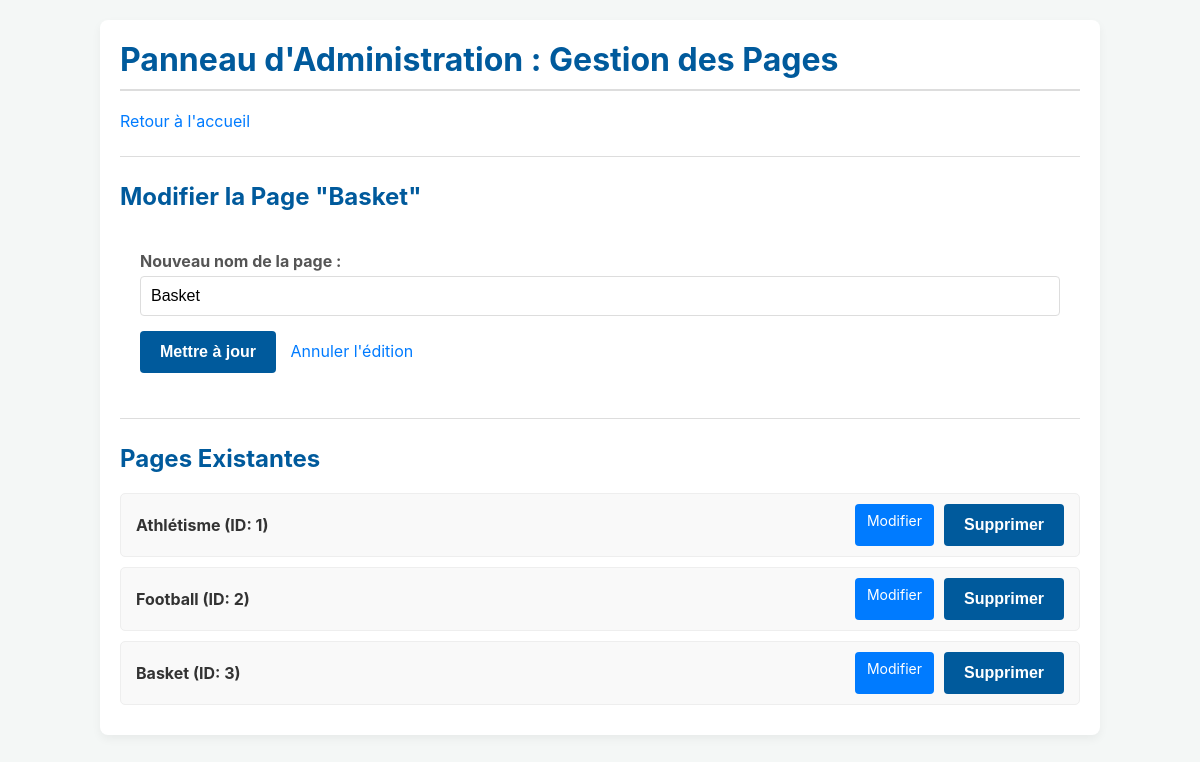
/admin_pages.php?edit_id=3 (signed in), run on the app's committed database.
### tables this page shows
CREATE TABLE IF NOT EXISTS `page` (
  `id_page` int NOT NULL AUTO_INCREMENT,
  `intitule_page` varchar(100) NOT NULL,
  PRIMARY KEY (`id_page`)
);

### admin_pages.php (the view, shortened to what this page needs)
<?php
include 'config.php';
$mode_edition = false;
$page_a_editer = null;
if (isset($_GET['edit_id'])) {
    $mode_edition = true;
    $id_page_edit = (int)$_GET['edit_id'];
    $stmt = $connexion->prepare("SELECT id_page, intitule_page FROM PAGE WHERE id_page = :id_page");
    $stmt->bindParam(':id_page', $id_page_edit, PDO::PARAM_INT);
    $stmt->execute();
    $page_a_editer = $stmt->fetch(PDO::FETCH_ASSOC);
}
$req_pages = $connexion->query("SELECT id_page, intitule_page FROM PAGE ORDER BY id_page");
$pages = $req_pages->fetchAll(PDO::FETCH_ASSOC);
?>
<!DOCTYPE html>
<html lang="fr">
<head>
    <link rel="stylesheet" href="style.css">
</head>
<body>
    <div class="container">
        <h1>Panneau d'Administration : Gestion des Pages</h1>
        <p><a href="index.php">Retour à l'accueil</a></p>
        <hr>
        <?php if ($mode_edition && $page_a_editer): ?>
            <h2>Modifier la Page "<?php echo htmlspecialchars($page_a_editer['intitule_page']); ?>"</h2>
            <form method="POST" action="admin_pages.php">
                <label for="intitule_page">Nouveau nom de la page :</label>
                <input type="text" id="intitule_page" name="intitule_page" value="<?php echo htmlspecialchars($page_a_editer['intitule_page']); ?>" required>
                <input type="submit" value="Mettre à jour">
                <a href="admin_pages.php" style="margin-left: 10px;">Annuler l'édition</a>
            </form>
        <?php endif; ?>
        <hr>
        <h2>Pages Existantes</h2>
        <?php if (empty($pages)): ?>
            <p>Aucune page n'a été créée pour le moment.</p>
        <?php else: ?>
            <?php foreach ($pages as $page): ?>
                <div class="admin-gestion-page">
                    <p><?php echo htmlspecialchars($page['intitule_page']); ?> (ID: <?php echo $page['id_page']; ?>)</p>
                    <div class="actions">
                        <a href="?edit_id=<?php echo $page['id_page']; ?>" class="btn-edit">Modifier</a>
                        <form method="POST" action="admin_pages.php" onsubmit="return confirm('Voulez-vous vraiment supprimer cette page ? Cette action est irréversible.');">
                            <input type="submit" value="Supprimer" class="btn-delete">
                        </form>
                    </div>
                </div>
            <?php endforeach; ?>
        <?php endif; ?>
    </div>
</body>
</html>

### style.css (style rules this page uses)
:root { --couleur-principale: #005a9c; --couleur-secondaire: #007bff; --couleur-danger: #d9534f; --couleur-succes: #3c763d; --fond-danger: #f2dede; --fond-succes: #dff0d8; --fond-page: #f4f7f6; --fond-contenu: #ffffff; --bordure: #ddd; --texte-normal: #333; --texte-clair: #777; }
body { font-family: -apple-system, BlinkMacSystemFont, "Segoe UI", Roboto, "Helvetica Neue", Arial, sans-serif; background-color: var(--fond-page); color: var(--texte-normal); margin: 0; padding: 0; }
.container { max-width: 960px; margin: 20px auto; padding: 20px; background-color: var(--fond-contenu); border-radius: 8px; box-shadow: 0 4px 10px rgba(0, 0, 0, 0.05); }
h1, h2, h3, h4, h5, h6 { color: var(--couleur-principale); margin-top: 0; }
h1 { border-bottom: 2px solid var(--bordure); padding-bottom: 10px; margin-bottom: 20px; }
a { color: var(--couleur-secondaire); text-decoration: none; }
hr { border: 0; border-top: 1px solid var(--bordure); margin: 25px 0; }
form { background-color: transparent; padding: 20px; border-radius: 5px; }
label { font-weight: bold; display: block; margin-bottom: 5px; color: #555; }
input[type="text"], input[type="email"], input[type="password"], textarea, select { width: 100%; padding: 10px; margin-bottom: 15px; border: 1px solid var(--bordure); border-radius: 4px; box-sizing: border-box; font-size: 16px; }
input[type="submit"] { background-color: var(--couleur-principale); color: white; padding: 12px 20px; border: none; border-radius: 4px; cursor: pointer; font-size: 16px; font-weight: bold; transition: background-color 0.2s ease; }

### admin_pages.php (style rules this page uses)
.admin-gestion-page { display: flex; justify-content: space-between; align-items: center; padding: 10px 15px; background-color: #f9f9f9; border: 1px solid #eee; border-radius: 5px; margin-bottom: 10px; }
.admin-gestion-page p { margin: 0; font-weight: bold; }
.admin-gestion-page .actions { display: flex; gap: 10px; }
.admin-gestion-page form { margin: 0; padding: 0; border: none; background: none; }
.btn-edit { display: inline-block; padding: 8px 12px; background-color: #007bff; color: white; border-radius: 4px; text-decoration: none; font-size: 14px; }
.btn-delete { padding: 8px 12px; font-size: 14px; background-color: var(--couleur-danger); }

### data on the page
page: intitule_page "Basket", id_page "3"
page: intitule_page "Athlétisme", id_page "1"
page: intitule_page "Football", id_page "2"
